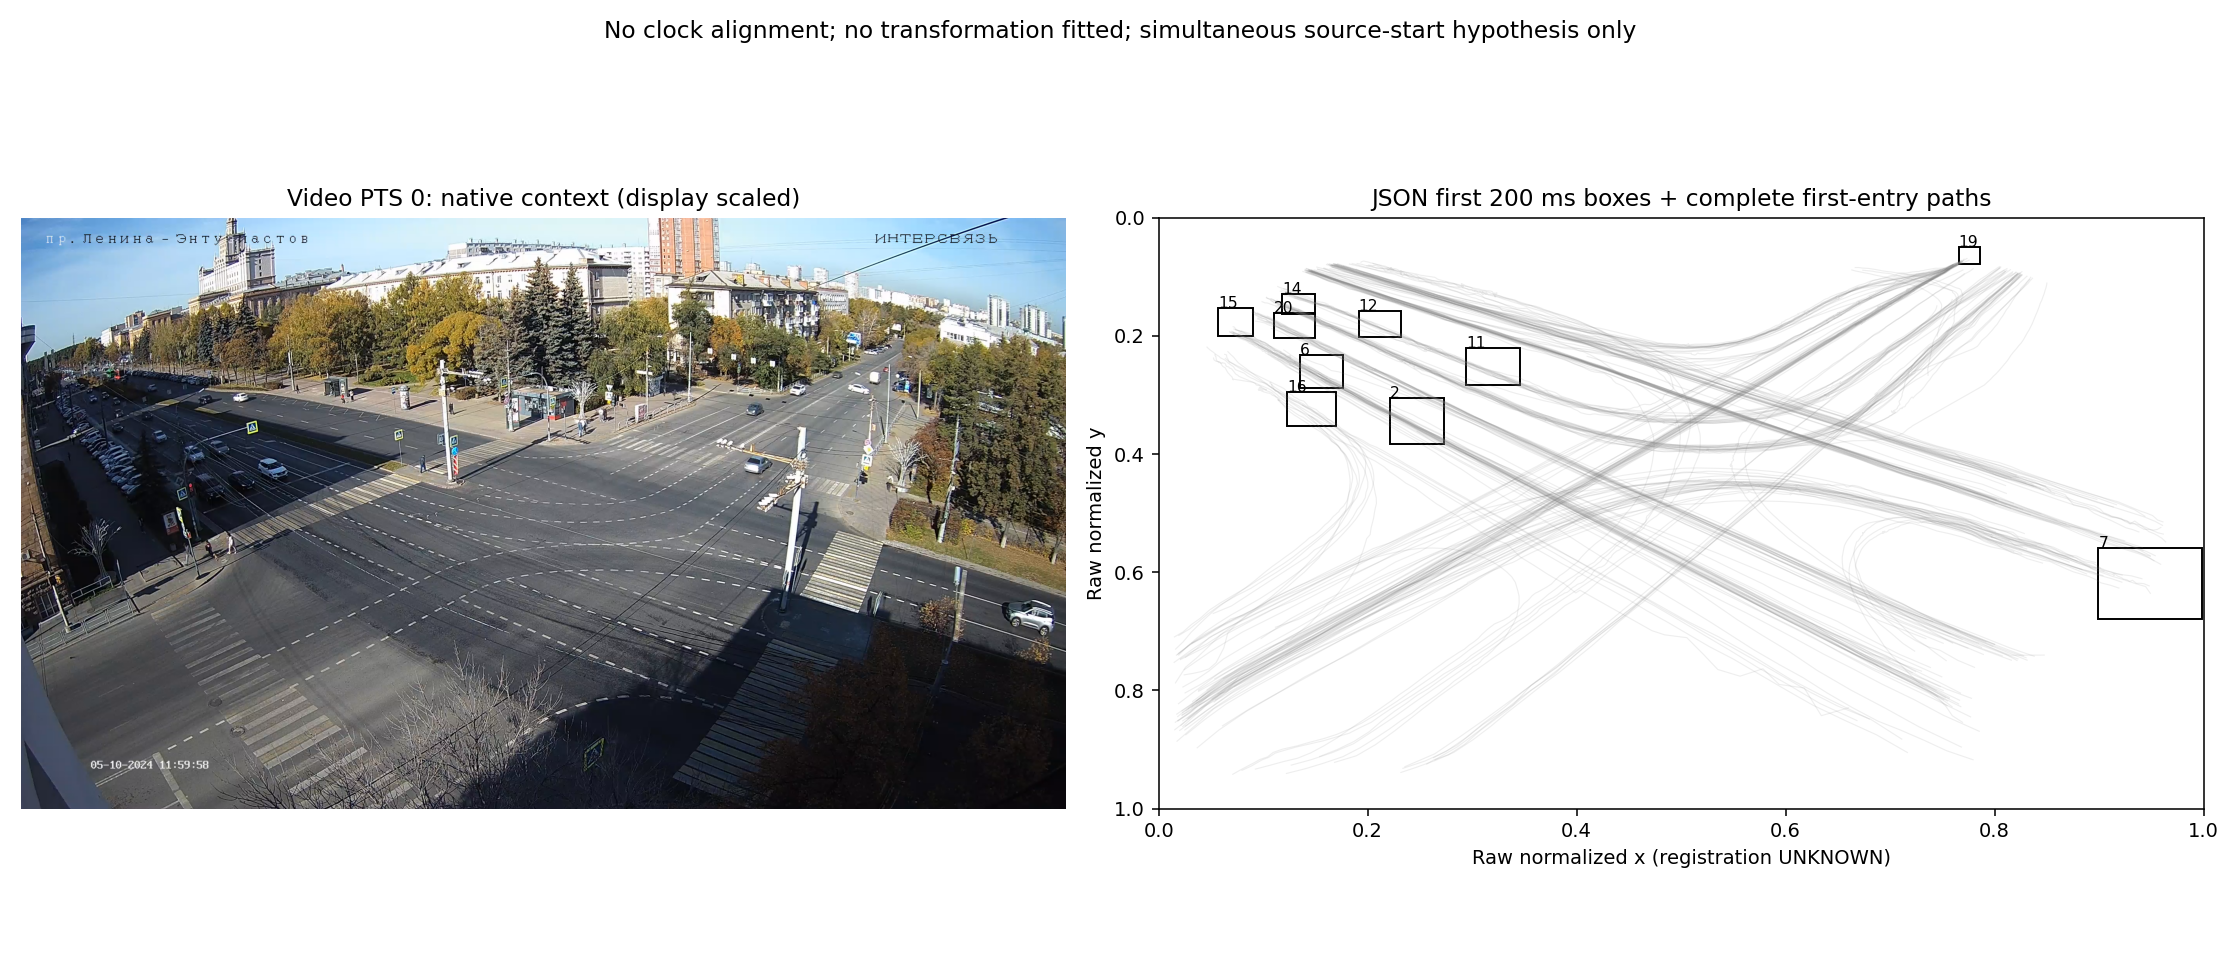

Write the Python code that produced this figure.
"""Visual aid only: native image versus unregistered raw normalized coordinates."""
import json
from pathlib import Path

import matplotlib
matplotlib.use('Agg')
import matplotlib.pyplot as plt
from matplotlib.patches import Rectangle
from PIL import Image

ROOT = Path(__file__).resolve().parents[2]
OUT = Path(__file__).resolve().parent
tracks = json.loads((ROOT/'.web_runtime'/OUT.name/'first_entry.json').read_text(encoding='utf-8'))
origin = min(d['millis'] for t in tracks for d in t['detections'])
fig, axes = plt.subplots(1, 2, figsize=(16, 7))
img = Image.open(ROOT/'.web_runtime/enthusiasts_video_20261017/full_frames/start.png')
axes[0].imshow(img)
axes[0].set_title('Video PTS 0: native context (display scaled)')
axes[0].axis('off')
ax = axes[1]
for t in tracks:
    ds = t['detections']
    ax.plot([d['centroid_x'] for d in ds], [d['centroid_y'] for d in ds], alpha=.13, linewidth=.6, color='gray')
    d = ds[0]
    if d['millis'] <= origin + 200:
        ax.add_patch(Rectangle((d['x1'], d['y1']), d['x2']-d['x1'], d['y2']-d['y1'], fill=False, linewidth=1))
        ax.text(d['x1'], d['y1'], str(t['id']), fontsize=8)
ax.set(xlim=(0,1), ylim=(1,0), xlabel='Raw normalized x (registration UNKNOWN)', ylabel='Raw normalized y',
       title='JSON first 200 ms boxes + complete first-entry paths')
ax.set_aspect(1520/2688)
fig.suptitle('No clock alignment; no transformation fitted; simultaneous source-start hypothesis only')
fig.tight_layout()
fig.savefig(OUT/'geometry_preview.png', dpi=140)
plt.close(fig)
